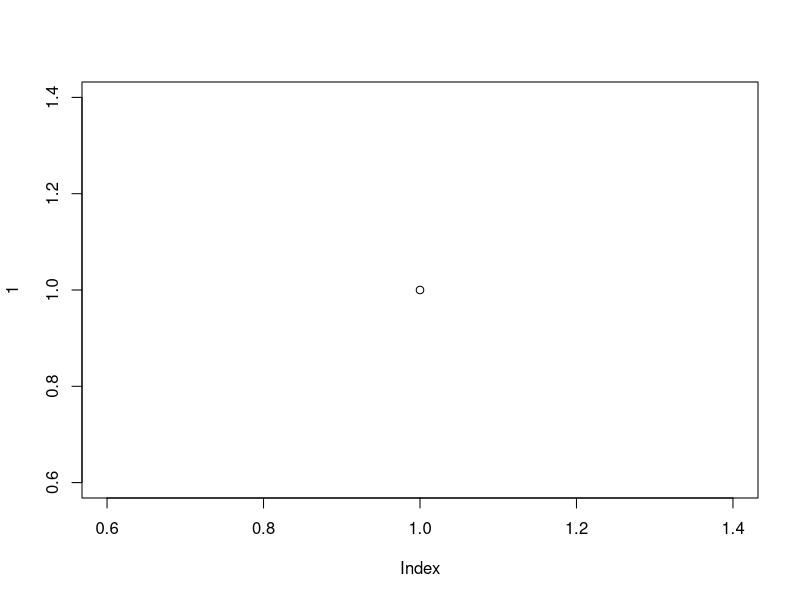
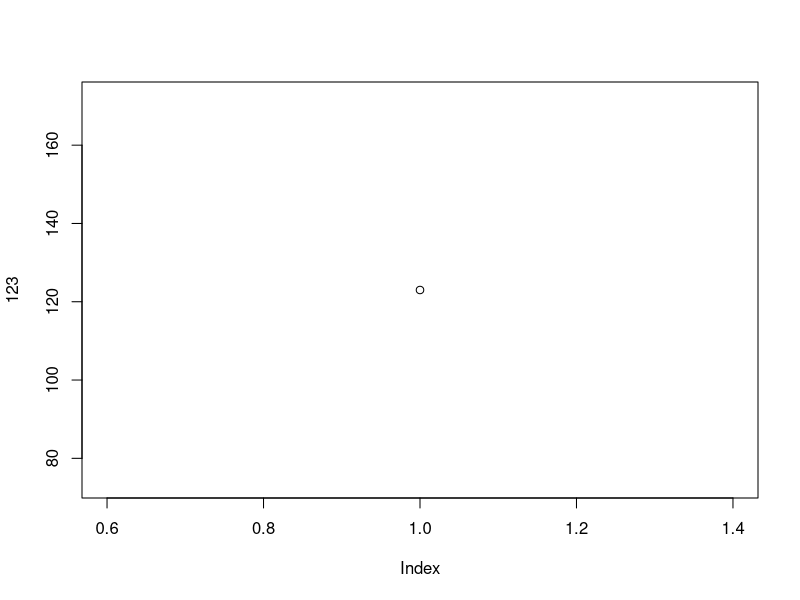

Recreate these plots in R, in order. (Note: this script raises an error after producing the figures.)
### https://jennybc.github.io/2014-05-12-ubc/ubc-r/session03_git.html


plot(1)

plot(123)

library(ggplot2)

write.csv(c(1), "./dataderived/tmp.csv")

plot(456)
